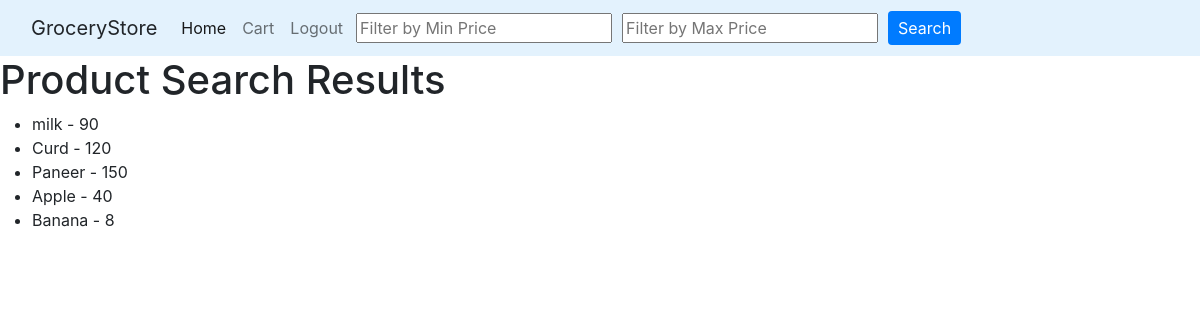
Page /user/search_products on the committed database.
### application/models.py (models this page shows)
class Products(db.Model):
    __tablename__ = 'Products'
    P_ID = db.Column(db.Integer,autoincrement=True, primary_key=True, unique=True, nullable=False)
    C_ID = db.Column(db.Integer, db.ForeignKey("Categories.C_ID",ondelete='CASCADE') ,nullable=False )
    P_name = db.Column(db.String , nullable=False)
    unit = db.Column(db.String )
    price_per_unit = db.Column(db.Integer , nullable=False)
    manf_exp_Date = db.Column(db.String , nullable=True)
    umo_id = db.Column(db.Integer , db.ForeignKey("uom.uom_id",ondelete='CASCADE'),nullable=False)
    avable_qunty = db.Column(db.Integer)
    remaining_quantity = db.Column(db.Integer, nullable=False)
    category = db.relationship("Categories", back_populates="products")

### application/controllers.py (the view)
@app.route("/user/search_products", methods=["GET"])
def search_products():
    min_price = float(request.args.get("min_price", 0))
    max_price = float(request.args.get("max_price", float("inf")))
    products = Products.query.filter(
        Products.price_per_unit >= min_price,
        Products.price_per_unit <= max_price
    )
    products = products.all()
    return render_template("user/product_search_results.html", products=products)

### templates/user/product_search_results.html
{% extends "base2.html" %}
{% block content %}
<h1>Product Search Results</h1>
<ul>
    {% for product in products %}
    <li>{{ product.P_name }} - {{ product.price_per_unit }} </li>
    {% endfor %}
</ul>
{% endblock %}

### rows in the picture
Products: P_name "milk", price_per_unit "90"
Products: P_name "Curd", price_per_unit "120"
Products: P_name "Paneer", price_per_unit "150"
Products: P_name "Apple", price_per_unit "40"
Products: P_name "Banana", price_per_unit "8"
